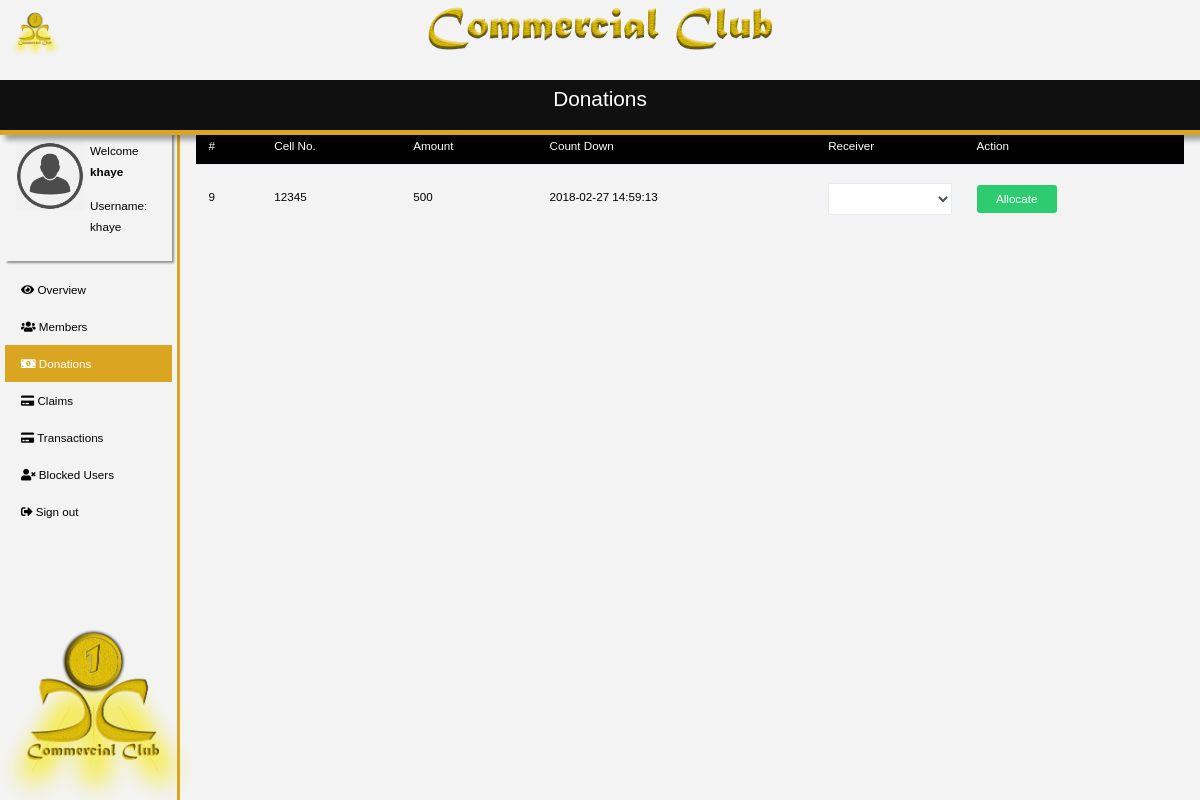
The app's page /donations.php (signed in), older data.
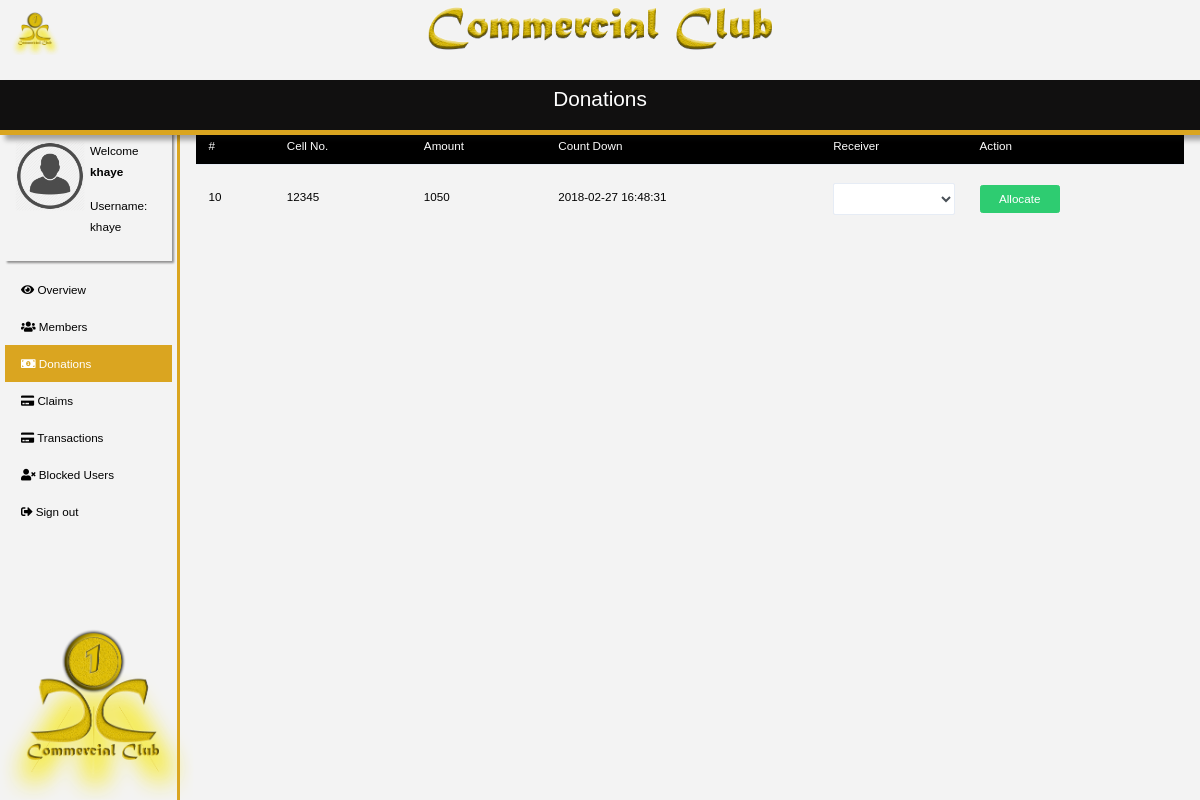
The same page, newer data.
### tables this page shows
CREATE TABLE `donation` (
  `id` int(11) NOT NULL,
  `cellDonator` varchar(13) NOT NULL COMMENT 'cell number of donator',
  `amount` int(65) NOT NULL,
  `donDate` timestamp NOT NULL DEFAULT CURRENT_TIMESTAMP ON UPDATE CURRENT_TIMESTAMP,
  `expDate` timestamp NOT NULL DEFAULT '0000-00-00 00:00:00',
  `status` int(2) DEFAULT NULL
);

### donations.php (the view, shortened to what this page needs)
<?php
      include("inc/mainHeader.php");
      include("./server/config.php");
      if(!empty($_SESSION["u_id"])){
        include("inc/donationsContent.php");
        $sql = "Select * from donation";
        $result= mysqli_query($conn,$sql);
        $stmnt = "Select * from claims C,users S where C.cellClaim = S.p_number";
        $results = mysqli_query($conn,$stmnt);
        echo '<table class="table table-condensed" style="margin-top: -5px;">
                <thead>
                  <tr style="background: black; color: white;">
                      <th>#</th>
                      <th>Cell No.</th>
                      <th>Amount</th>
                      <th>Count Down</th>
                      <th>Receiver</th>
                      <th>Action</th>
                  </tr>
                </thead>
            ';
            if(mysqli_num_rows($result) > 0){
              while($row = mysqli_fetch_assoc($result)){
                echo '
                    <tbody>
                        <td>'.$row['id'].'</td>
                        <td>'.$row['cellDonator'].'</td>
                        <td>'.$row['amount'].'</td>
                        <td>'.$row['donDate'].'</td>
                        <td> <select class="form-control">';
                        if(mysqli_num_rows($results) > 0){
                            while($rows = mysqli_fetch_assoc($results)){
                            echo '
                            <option>'.$rows['fname'].' R'.$rows['amount'].'</option>';
                            }
                        }echo '
                        </select></td>';
                        if($row['status']=="0"){
                         echo '<td><input type="submit" class="btn btn-success" value="Allocate"/></td>';
                        }
                        else{
                        echo  '<td>Allocated</td>';
                        }
                   echo '</tbody>';
              }
            }
            echo '</table>';
      }else{
          die('<center><div style="text-align:center;font-size:70pt;color:gold;font-weight:bolder;"> 404</div> <p>Oppps, We are havnig some technical problems. Please try again <a href="index.php">Home</a>.</p><img width="300" src="assets/logoCC.png" alt="logo"></center>');
      }
      include("inc/mainFooter.php");
?>

### inc/mainHeader.php (shortened to what this page needs)
<!DOCTYPE html>
<html>
<head>
        <link href="https://use.fontawesome.com/releases/v5.0.6/css/all.css" rel="stylesheet">
        <link rel="stylesheet" href="https://maxcdn.bootstrapcdn.com/bootstrap/4.0.0/css/bootstrap.min.css">
        <link href="css/style.css" rel="stylesheet" />
        <link href="css/main.css" rel="stylesheet" />
</head>
<body>
    <div class="main">
        <div class="leftHeader">
            <img src="assets/logoCC.png" width="50" height="50" alt="logo"/>
        </div>
        <center>
            <img id="namelogo" src="assets/nameLogo.png" alt="logo"/>
        </center>
        <?php include("inc/sideHead.php") ?>
        <div class="main-content">
            <div style="margin-left:15%;padding:1px 16px;">

### inc/sideHead.php
<?php
if(isset($_SESSION["u_id"])){
echo '
<div class="sidebar-menu">
    <ul>
    <li>
            <div class="userProfile">
                <div class="imageLeft">
                    <img src="assets/avatar.png" width="70" height="70" alt="image" />
                </div>
                <div class="userWelcome">
                    <p class="welcomeM">Welcome <b>'.@$_SESSION['name'].'</b></p>
                    <p>Username: '.@$_SESSION['username'].'</p>
                </div>
                <li><a id="dashboard" href="dashboard.php"><i class="fas fa-eye"></i> Overview</a></li>
                <li><a id="members" href="members.php"><i class="fas fa-users"></i> Members</a></li>
                <li><a id="donations" href="donations.php"><i class="fas fa-money-bill-alt"></i> Donations</a></li>
                <li><a id="claims" href="claims.php"><i class="fas fa-credit-card"></i> Claims</a></li>
                <li><a id="transaction" href="transactions.php"><i class="fas fa-credit-card"></i> Transactions</a></li>
                <li><a id="blocked-users" href="blockedUsers.php"><i class="fas fa-user-times"></i> Blocked Users</a></li>
                <li><a id="sign-out" href="server/logOut.php"><i class="fas fa-sign-out-alt"></i> Sign out</a></li>
            </div>
        </li>
        <li style="position:fixed;bottom:0;decoration: none; left:0; margin: 0% -2%; z-index: -1;"><img src="assets/logoCC.png" width="200" height="200" alt="logo"/></li>
    </ul>
</div>
';
}
?>

### inc/donationsContent.php
<div class="welcomeTitle mainTitle">
    <h3 style='font-family: "Comic Sans MS", cursive, sans-serif; text-align: center'>Donations</h3>
</div>

### inc/mainFooter.php (shortened to what this page needs)
    </div>
</body>
</html>

### css/main.css (style rules this page uses)
html,body { margin: 0; font-size:9pt; font: 400 13.3333px Arial; overflow-y: hidden; }
.sidebar-menu ul { list-style-type: none; margin: 50px auto; padding: 5px; width: 15%; position: fixed; height: 100%; overflow: auto; border-right: 3px solid rgb(218,165,32); margin-right:10px; }
li a { display: block; color: black; padding: 8px 16px; text-decoration: none; }
li a.active { background-color:rgb(218,165,32); color: white; text-decoration: none; }
.leftHeader { top:0; left:0; margin-top:5px; margin-left: 10px; position:fixed; }
#namelogo { width:30%; }
.imageLeft { float: left; width:70px; height:90px; margin-right:5px; margin-top:6px; }
.userWelcome { margin-top:5px; }
.userProfile { padding:10px; margin-bottom:10px; margin-top: 10px; box-shadow: 2px 2px 2px rgba(17, 16, 16, 0.432); }
.main-content { margin-top:6%; }
.welcomeTitle { background-color: rgb(17, 16, 16); border-bottom:5px solid rgb(218,165,32); color:white; padding:7px 10px; box-shadow: 5px 5px 5px rgba(17, 16, 16, 0.356); }
.mainTitle { position: fixed; top:10%; left:0; width: 100%; height: 55px; }
.table { margin-top: -47px; }
.form-control,.btn { margin-top:5px; }

Row changes from the older to the newer data that the page shows:
removed donation: id "9", cellDonator "12345", amount "500", donDate "2018-02-27 14:59:13"
added donation: id "10", cellDonator "12345", amount "1050", donDate "2018-02-27 16:48:31"
